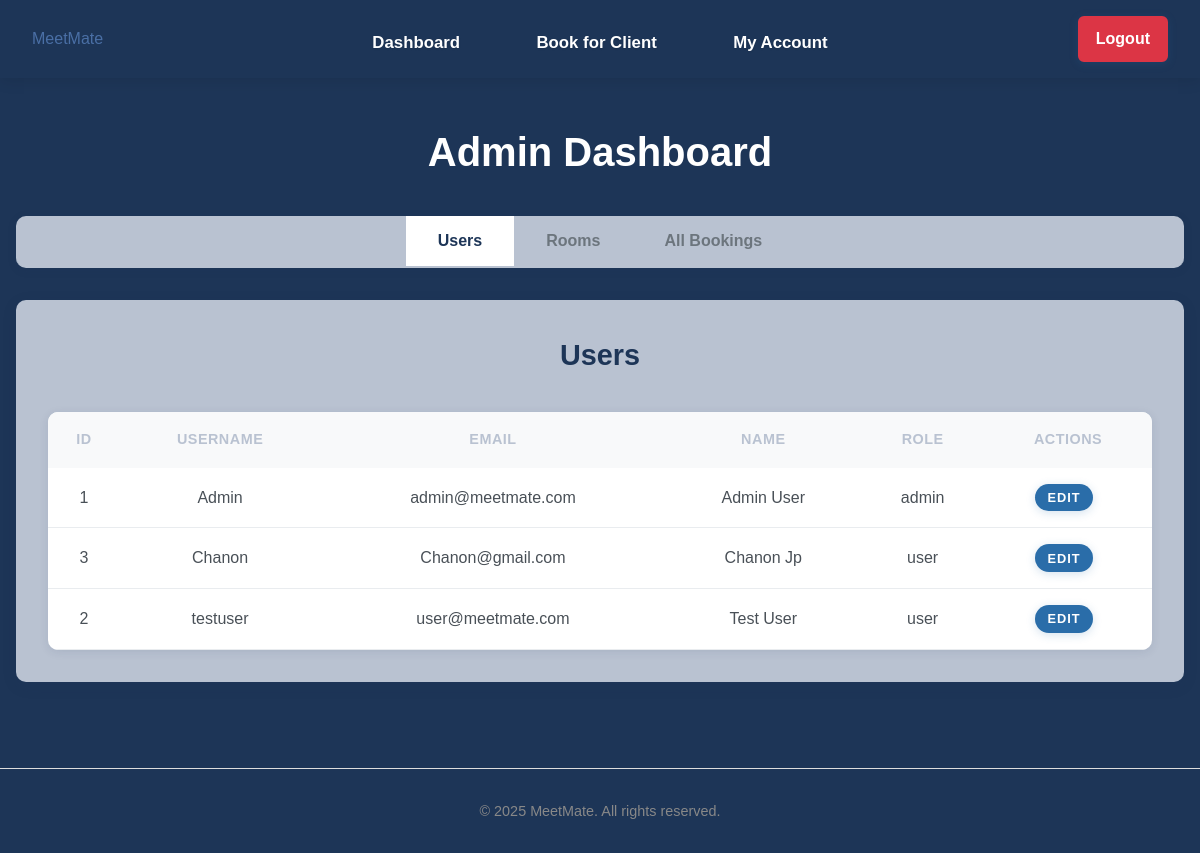
Page /admin (signed in) on the earlier database version.
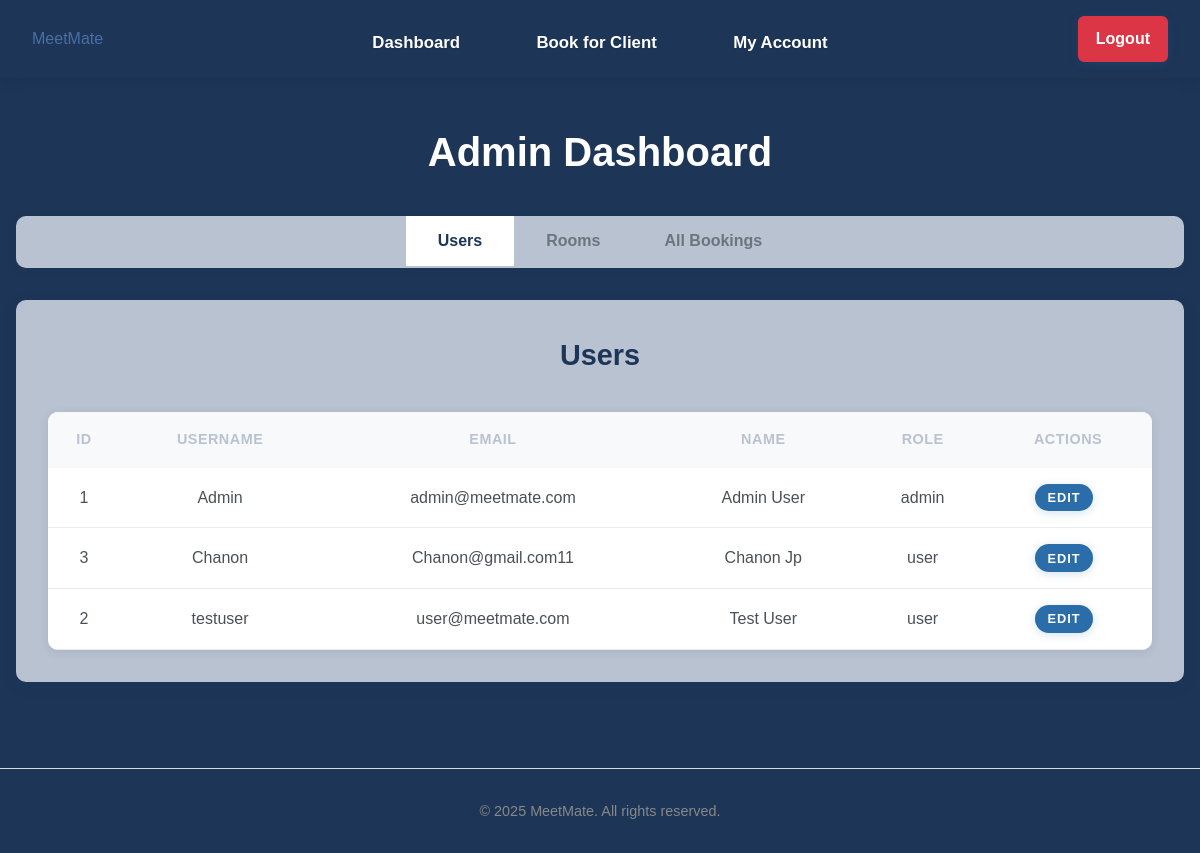
Same page on the later database version.
### tables this page shows
CREATE TABLE users (
                id INTEGER PRIMARY KEY AUTOINCREMENT,
                username TEXT NOT NULL UNIQUE,
                email TEXT NOT NULL UNIQUE,
                password TEXT NOT NULL,
                firstname TEXT,
                lastname TEXT,
                dob TEXT,
                address TEXT,
                role TEXT DEFAULT 'user'
            );

### app.py (the view)
@app.route('/admin')
@login_required
@admin_required
def admin():
    connection = get_database_connection()
    cursor = connection.cursor()
    cursor.execute("SELECT * FROM users ORDER BY username")
    users = [dict(row) for row in cursor.fetchall()]
    cursor.execute("SELECT * FROM rooms ORDER BY name")
    rooms = [dict(row) for row in cursor.fetchall()]
    now = datetime.now()
    current_date = now.date()
    current_time = now.time()
    from datetime import date
    today = date.today().strftime('%Y-%m-%d')
    cursor.execute('''
        SELECT
            b.id,
            b.date,
            b.time_start,
            b.time_end,
            b.notes,
            u.username,
            r.name as room_name,
            admin.username as admin_name
        FROM bookings b
        JOIN users u ON b.user_id = u.id
        JOIN rooms r ON b.room_id = r.id
        LEFT JOIN users admin ON b.booking_admin_id = admin.id
        WHERE b.date = ?
        ORDER BY b.time_start
    ''', (today,))
    today_bookings = []
    for row in cursor.fetchall():
        booking = dict(row)
        if booking['admin_name']:
            booking['booked_by'] = f"Admin: {booking['admin_name']}"
        else:
            booking['booked_by'] = "Self"
        booking_date = date.fromisoformat(booking['date'])
        booking_start_time = time.fromisoformat(booking['time_start'] + ':00' if len(booking['time_start']) == 5 else booking['time_start'])
        if booking_date == current_date:
            booking['can_cancel'] = current_time < booking_start_time
            booking['status'] = 'Complete' if current_time >= booking_start_time else None
        else:
            booking['can_cancel'] = True
            booking['status'] = None
        today_bookings.append(booking)
    cursor.execute('''
        SELECT
            b.id,
            b.date,
            b.time_start,
            b.time_end,
            b.notes,
            u.username,
            r.name as room_name,
            admin.username as admin_name
        FROM bookings b
        JOIN users u ON b.user_id = u.id
        JOIN rooms r ON b.room_id = r.id
        LEFT JOIN users admin ON b.booking_admin_id = admin.id
        ORDER BY b.date, b.time_start
    ''')
    all_bookings = []
    for row in cursor.fetchall():
        booking = dict(row)
        if booking['admin_name']:
            booking['booked_by'] = f"{booking['admin_name']}"
        else:
            booking['booked_by'] = "Self"
        booking_date = date.fromisoformat(booking['date'])
        booking_start_time = time.fromisoformat(booking['time_start'] + ':00' if len(booking['time_start']) == 5 else booking['time_start'])
        if booking_date > current_date:
            booking['can_cancel'] = True
            booking['status'] = None
        elif booking_date == current_date:
            booking['can_cancel'] = current_time < booking_start_time
            booking['status'] = 'Complete' if current_time >= booking_start_time else None
        else:
            booking['can_cancel'] = False
            booking['status'] = 'Complete'
        all_bookings.append(booking)
    connection.close()
    return render_template('admin.html', users=users, rooms=rooms, bookings=all_bookings, today_bookings=today_bookings, today_date=today)

### app.py (called while the page is built)
def get_database_path():
    app_directory = app.root_path
    instance_directory = os.path.join(app_directory, 'instance')
    os.makedirs(instance_directory, exist_ok=True)
    database_path = os.path.join(instance_directory, 'meetmate.db')
    return database_path

def get_database_connection():
    db_path = get_database_path()
    connection = sqlite3.connect(db_path)
    connection.row_factory = sqlite3.Row
    return connection

def get_user_by_id(user_id):
    connection = get_database_connection()
    cursor = connection.cursor()
    cursor.execute("SELECT * FROM users WHERE id = ?", (user_id,))
    user = cursor.fetchone()
    connection.close()
    if user:
        return dict(user)
    return None

### templates/admin.html (shortened to what this page needs)
{% extends "base.html" %}
{% block content %}
<div class="admin-dashboard">
    <h1>Admin Dashboard</h1>
    <div class="admin-tabs">
        <button class="tab-btn active" data-tab="users-tab">Users</button>
        <button class="tab-btn" data-tab="rooms-tab">Rooms</button>
        <button class="tab-btn" data-tab="bookings-tab">All Bookings</button>
    </div>
    <div class="tab-content">
        <div id="users-tab" class="tab-pane active">
            <div class="section-header">
                <h2>Users</h2>
            </div>
            <div class="table-responsive">
                <table class="admin-table">
                    <thead>
                        <tr>
                            <th>ID</th>
                            <th>Username</th>
                            <th>Email</th>
                            <th>Name</th>
                            <th>Role</th>
                            <th>Actions</th>
                        </tr>
                    </thead>
                    <tbody>
                        {% for user in users %}
                            <tr>
                                <td>{{ user.id }}</td>
                                <td>{{ user.username }}</td>
                                <td>{{ user.email }}</td>
                                <td>{{ user.firstname }} {{ user.lastname }}</td>
                                <td>{{ user.role }}</td>
                                <td>
                                    <button class="btn btn-sm btn-primary edit-user-btn"
                                            data-id="{{ user.id }}"
                                            data-username="{{ user.username }}"
                                            data-email="{{ user.email }}"
                                            data-firstname="{{ user.firstname }}"
                                            data-lastname="{{ user.lastname }}"
                                            data-dob="{{ user.dob }}"
                                            data-address="{{ user.address }}"
                                            data-role="{{ user.role }}">
                                        Edit
                                    </button>
                                </td>
                            </tr>
                        {% endfor %}
                    </tbody>
                </table>
            </div>
        </div>
    </div>
</div>
{% endblock %}

Differences in the rows shown:
changed users "Chanon": email "Chanon@gmail.com" → "Chanon@gmail.com11"
